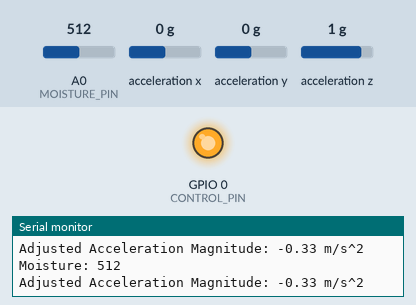
Recording of a sketch running on a simulated ESP8266 (NodeMCU). On the bench: output pins drawn as LEDs (lit = HIGH), the last lines printed to the serial monitor. The test bench sets the inputs (shaded band); at power-on: A0 (MOISTURE_PIN) = 512, acceleration x 0 g, acceleration y 0 g, acceleration z 1 g. WiFi joins after 1.5 s; servers stay silent unless stated.

Above: at 5.2 s.
5.3 s: A0 (MOISTURE_PIN) set to 492
At 6.8 s:
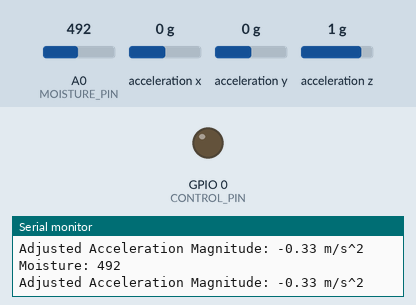
7.3 s: A0 (MOISTURE_PIN) set to 510
At 8.5 s:
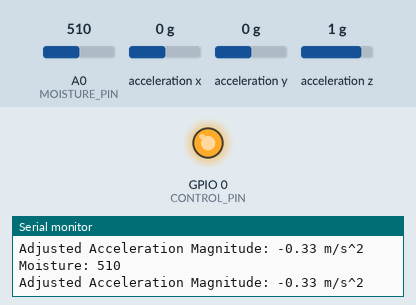
9.3 s: A0 (MOISTURE_PIN) set to 490
At 10.2 s:
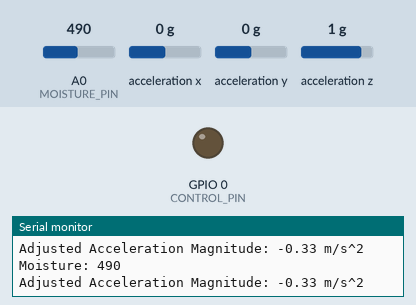
Timing chart, 0 to 12.3 s (numbered marks = the images above; inputs shaded):
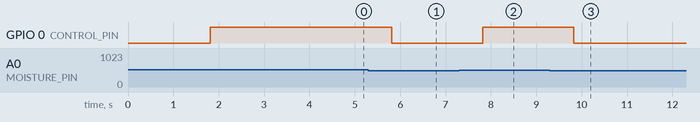

The sketch:

worked_copy_20240901045022.ino
```cpp
#include <Wire.h>
#include <Adafruit_ADXL345_U.h>
#include <BlynkSimpleEsp8266.h>

// Define custom I2C pins using GPIO numbers
#define SDA_PIN 4  // GPIO4 corresponds to D2
#define SCL_PIN 5  // GPIO5 corresponds to D1

// Define the pin for the moisture sensor
#define MOISTURE_PIN A0


// Define the pin for controlling the output (numeric value for ESP8266)
#define CONTROL_PIN 0  // GPIO0 corresponds to D3 on NodeMCU

// Gravitational acceleration (approximate value in m/s^2)
#define GRAVITY 9.81

// Define sensor thresholds
const int moistureThreshold = 500;  // Example threshold value for moisture
const float accelerationThreshold = 20; // Example threshold value for acceleration

// Blynk authentication
#define BLYNK_AUTH_TOKEN "QRTtns1r112DYhXU8qWPJftT4oBTmld2" // Your Blynk Auth Token

// Wi-Fi credentials
#define WIFI_SSID "PASU" // Your Wi-Fi SSID
#define WIFI_PASSWORD "1234567890" // Your Wi-Fi Password

// Blynk template ID (for reference only; not used in Blynk.begin())
#define BLYNK_TEMPLATE_ID "TMPL32Sfn-tH2" // Your Blynk Template ID

// Blynk template name (for reference only; not used in Blynk.begin())
#define BLYNK_TEMPLATE_NAME "pasu" // Your Blynk Template Name

// Create an instance of the ADXL345 accelerometer
Adafruit_ADXL345_Unified accel = Adafruit_ADXL345_Unified();

void setup() {
  // Start serial communication for debugging
  Serial.begin(115200);

  // Initialize the custom I2C pins
  Wire.begin(SDA_PIN, SCL_PIN);

  // Initialize the ADXL345 accelerometer
  if (!accel.begin()) {
    Serial.println("Couldn't find the ADXL345 sensor");
    while (1);
  }

  // Initialize Blynk
  Blynk.begin(BLYNK_AUTH_TOKEN, WIFI_SSID, WIFI_PASSWORD);

  // Set pin mode
  pinMode(CONTROL_PIN, OUTPUT);
  digitalWrite(CONTROL_PIN, LOW);

  Serial.println("Accelerometer and moisture sensor initialized successfully.");
}

void loop() {
  sensors_event_t event;

  // Read moisture sensor value
  int moistureValue = analogRead(MOISTURE_PIN);
  Serial.print("Moisture: ");
  Serial.println(moistureValue);

  // Get acceleration data from the ADXL345 sensor
  accel.getEvent(&event);

  // Calculate the magnitude of acceleration
  float x = event.acceleration.x;
  float y = event.acceleration.y;
  float z = event.acceleration.z;
  float magnitude = sqrt(x * x + y * y + z * z);

  // Adjust for gravity
  float adjustedMagnitude = (magnitude - GRAVITY)*100;

  // Print adjusted acceleration magnitude to the Serial Monitor
  Serial.print("Adjusted Acceleration Magnitude: ");
  Serial.print(adjustedMagnitude);
  Serial.println(" m/s^2");

  // Check thresholds and control digital pin
  if (moistureValue> moistureThreshold || adjustedMagnitude > accelerationThreshold) {
    digitalWrite(CONTROL_PIN, HIGH);
  } else {
    digitalWrite(CONTROL_PIN, LOW);
  }

  // Send data to Blynk
  Blynk.virtualWrite(V2, moistureValue); // Send moisture data to virtual pin V2
  Blynk.virtualWrite(V3, adjustedMagnitude); // Send acceleration data to virtual pin V3

  // Process Blynk events
  Blynk.run();

  // Wait for a second before taking another reading
  delay(1000);
}

// Button press handler
BLYNK_WRITE(V1) {
  int buttonState = param.asInt();
  if (buttonState == HIGH) {
    Serial.println("alert");
    digitalWrite(CONTROL_PIN, HIGH);
  } else {
    digitalWrite(CONTROL_PIN, LOW);
  }
}
```

Measured:
- the behaviour switches between 501 and 500 on A0 (MOISTURE_PIN) (found by bisection; images 0 and 1)
- after the input at 5.3 s, GPIO 0 (CONTROL_PIN): HIGH → LOW after 0.52 s
- after the input at 7.3 s, GPIO 0 (CONTROL_PIN): LOW → HIGH after 0.52 s
- after the input at 9.3 s, GPIO 0 (CONTROL_PIN): HIGH → LOW after 0.53 s
